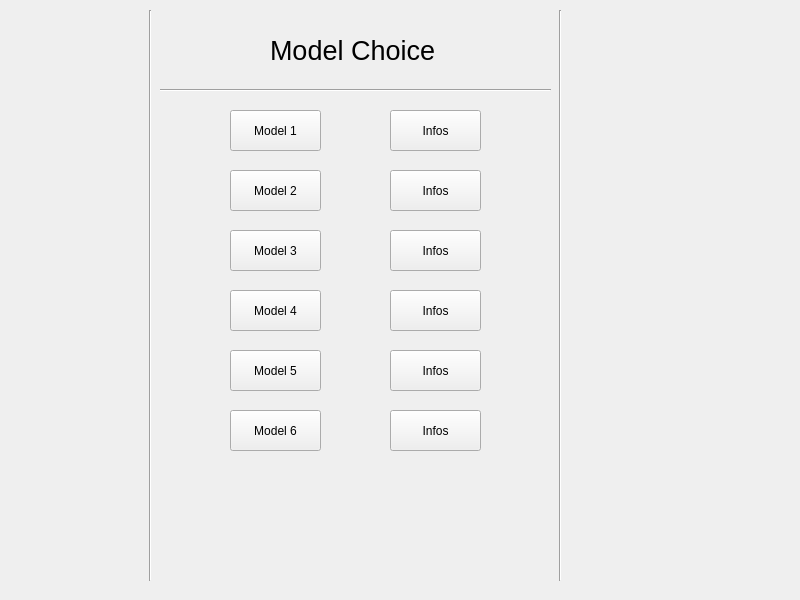
<?xml version="1.0" encoding="UTF-8"?>
<ui version="4.0">
 <class>MainWindow</class>
 <widget class="QMainWindow" name="MainWindow">
  <property name="geometry">
   <rect>
    <x>0</x>
    <y>0</y>
    <width>800</width>
    <height>600</height>
   </rect>
  </property>
  <property name="minimumSize">
   <size>
    <width>800</width>
    <height>600</height>
   </size>
  </property>
  <property name="maximumSize">
   <size>
    <width>800</width>
    <height>600</height>
   </size>
  </property>
  <property name="windowTitle">
   <string>MainWindow</string>
  </property>
  <widget class="QWidget" name="centralwidget">
   <widget class="QLabel" name="label">
    <property name="geometry">
     <rect>
      <x>270</x>
      <y>10</y>
      <width>211</width>
      <height>81</height>
     </rect>
    </property>
    <property name="font">
     <font>
      <pointsize>20</pointsize>
     </font>
    </property>
    <property name="text">
     <string>Model Choice</string>
    </property>
   </widget>
   <widget class="QPushButton" name="model_l_1">
    <property name="geometry">
     <rect>
      <x>230</x>
      <y>110</y>
      <width>91</width>
      <height>41</height>
     </rect>
    </property>
    <property name="text">
     <string>Model 1</string>
    </property>
   </widget>
   <widget class="QPushButton" name="model_l_2">
    <property name="geometry">
     <rect>
      <x>230</x>
      <y>170</y>
      <width>91</width>
      <height>41</height>
     </rect>
    </property>
    <property name="text">
     <string>Model 2</string>
    </property>
   </widget>
   <widget class="QPushButton" name="model_l_3">
    <property name="geometry">
     <rect>
      <x>230</x>
      <y>230</y>
      <width>91</width>
      <height>41</height>
     </rect>
    </property>
    <property name="text">
     <string>Model 3</string>
    </property>
   </widget>
   <widget class="QPushButton" name="model_l_4">
    <property name="geometry">
     <rect>
      <x>230</x>
      <y>290</y>
      <width>91</width>
      <height>41</height>
     </rect>
    </property>
    <property name="text">
     <string>Model 4</string>
    </property>
   </widget>
   <widget class="QPushButton" name="model_l_5">
    <property name="geometry">
     <rect>
      <x>230</x>
      <y>350</y>
      <width>91</width>
      <height>41</height>
     </rect>
    </property>
    <property name="text">
     <string>Model 5</string>
    </property>
   </widget>
   <widget class="QPushButton" name="infos_3">
    <property name="geometry">
     <rect>
      <x>390</x>
      <y>230</y>
      <width>91</width>
      <height>41</height>
     </rect>
    </property>
    <property name="text">
     <string>Infos</string>
    </property>
   </widget>
   <widget class="QPushButton" name="infos_4">
    <property name="geometry">
     <rect>
      <x>390</x>
      <y>290</y>
      <width>91</width>
      <height>41</height>
     </rect>
    </property>
    <property name="text">
     <string>Infos</string>
    </property>
   </widget>
   <widget class="QPushButton" name="infos_2">
    <property name="geometry">
     <rect>
      <x>390</x>
      <y>170</y>
      <width>91</width>
      <height>41</height>
     </rect>
    </property>
    <property name="text">
     <string>Infos</string>
    </property>
   </widget>
   <widget class="QPushButton" name="infos_5">
    <property name="geometry">
     <rect>
      <x>390</x>
      <y>350</y>
      <width>91</width>
      <height>41</height>
     </rect>
    </property>
    <property name="text">
     <string>Infos</string>
    </property>
   </widget>
   <widget class="QPushButton" name="infos_1">
    <property name="geometry">
     <rect>
      <x>390</x>
      <y>110</y>
      <width>91</width>
      <height>41</height>
     </rect>
    </property>
    <property name="text">
     <string>Infos</string>
    </property>
   </widget>
   <widget class="Line" name="line">
    <property name="geometry">
     <rect>
      <x>140</x>
      <y>10</y>
      <width>20</width>
      <height>571</height>
     </rect>
    </property>
    <property name="orientation">
     <enum>Qt::Vertical</enum>
    </property>
   </widget>
   <widget class="Line" name="line_2">
    <property name="geometry">
     <rect>
      <x>550</x>
      <y>10</y>
      <width>20</width>
      <height>571</height>
     </rect>
    </property>
    <property name="orientation">
     <enum>Qt::Vertical</enum>
    </property>
   </widget>
   <widget class="Line" name="line_3">
    <property name="geometry">
     <rect>
      <x>160</x>
      <y>80</y>
      <width>391</width>
      <height>20</height>
     </rect>
    </property>
    <property name="orientation">
     <enum>Qt::Horizontal</enum>
    </property>
   </widget>
   <widget class="QPushButton" name="model_l_6">
    <property name="geometry">
     <rect>
      <x>230</x>
      <y>410</y>
      <width>91</width>
      <height>41</height>
     </rect>
    </property>
    <property name="text">
     <string>Model 6</string>
    </property>
   </widget>
   <widget class="QPushButton" name="infos_6">
    <property name="geometry">
     <rect>
      <x>390</x>
      <y>410</y>
      <width>91</width>
      <height>41</height>
     </rect>
    </property>
    <property name="text">
     <string>Infos</string>
    </property>
   </widget>
  </widget>
 </widget>
 <resources/>
 <connections/>
</ui>
